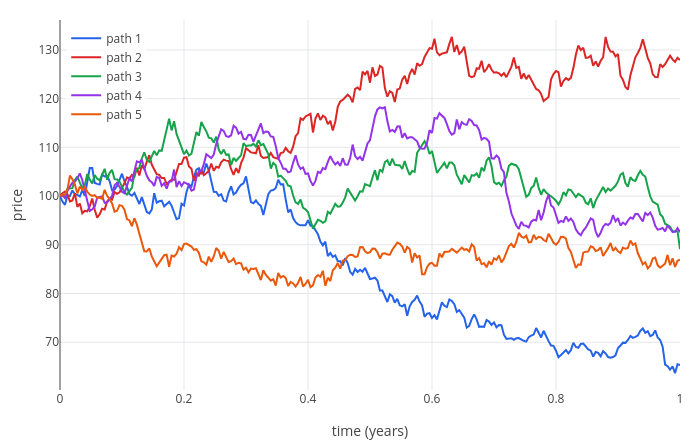

The cell this chart's notebook holds for it:
### Markdown cell above
## 3. Stock prices: geometric Brownian motion

A stock price $S$ grows at an average rate $\mu$ per year and fluctuates by a percentage, not a fixed amount: its noise
is proportional to $S$. So

$$dS = \mu S\,dt + \sigma S\,dW,$$

with **volatility** $\sigma$. Here are five possible years for a stock at 100 with $\mu = 5\%$ and $\sigma = 20\%$
(250 trading days):

### Code cell
seed(7);
S = sde(0.05*x, 0.2*x, 100, 1, 250, 5);
t = linspace(0, 1, 251);
q = legend(plot(t, S(1)), "path 1");
for k = 2:5
  q = show(q, legend(plot(t, S(k)), "path " + str(k)));
end
labels(q, "time (years)", "price")

### Figure 1 — Plotly figure (JSON) as saved in the notebook; plotly's stock layout.template omitted (floating-point values rounded to 4 significant figures; data arrays with more than 128 entries replaced by an {"elided": "..."} marker saying what was removed)
{"data": [{"line": {"color": "#2563eb", "width": 2}, "mode": "lines", "name": "path 1", "type": "scatter", "x": {"elided": "252 float values"}, "y": {"elided": "252 float values"}}, {"line": {"color": "#dc2626", "width": 2}, "mode": "lines", "name": "path 2", "type": "scatter", "x": {"elided": "252 float values"}, "y": {"elided": "252 float values"}}, {"line": {"color": "#16a34a", "width": 2}, "mode": "lines", "name": "path 3", "type": "scatter", "x": {"elided": "252 float values"}, "y": {"elided": "252 float values"}}, {"line": {"color": "#9333ea", "width": 2}, "mode": "lines", "name": "path 4", "type": "scatter", "x": {"elided": "252 float values"}, "y": {"elided": "252 float values"}}, {"line": {"color": "#ea580c", "width": 2}, "mode": "lines", "name": "path 5", "type": "scatter", "x": {"elided": "252 float values"}, "y": {"elided": "252 float values"}}], "layout": {"height": 440, "legend": {"bgcolor": "rgba(255,255,255,0.8)", "x": 0.01, "xanchor": "left", "y": 0.99, "yanchor": "top"}, "margin": {"b": 50, "l": 60, "r": 20, "t": 20}, "showlegend": true, "title": {"text": ""}, "width": 700, "xaxis": {"title": {"text": "time (years)"}, "zeroline": true}, "yaxis": {"range": [60.2, 136.1], "title": {"text": "price"}, "zeroline": true}}}
